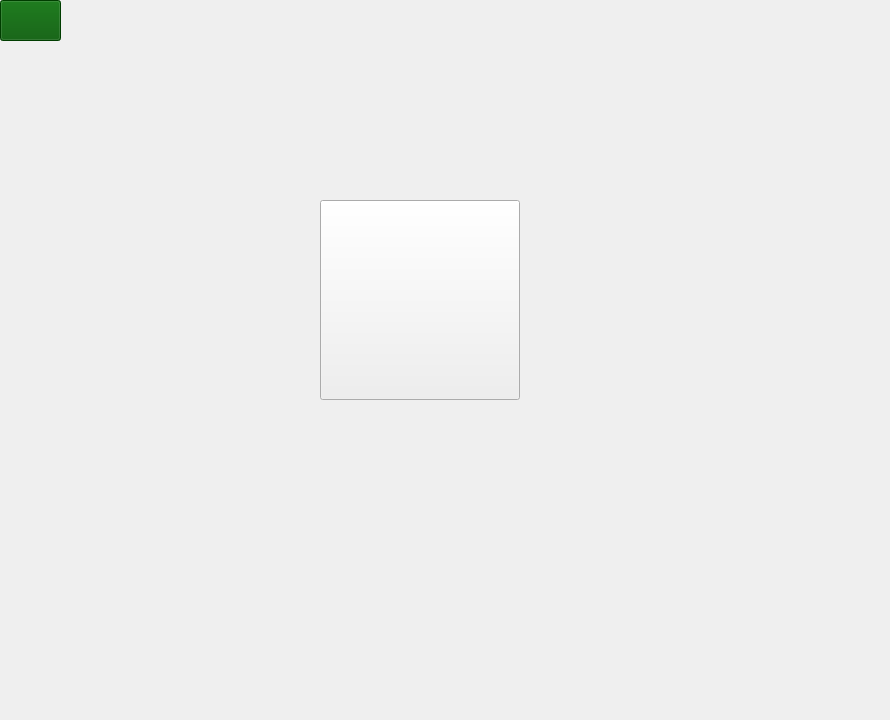
        <widget class="QWidget" name="GalleryFlying_Page">
         <widget class="QPushButton" name="pushButton_33">
          <property name="geometry">
           <rect>
            <x>320</x>
            <y>200</y>
            <width>200</width>
            <height>200</height>
           </rect>
          </property>
          <property name="text">
           <string/>
          </property>
         </widget>
         <widget class="QPushButton" name="Back_Btn_FlyingGallery">
          <property name="geometry">
           <rect>
            <x>0</x>
            <y>0</y>
            <width>61</width>
            <height>41</height>
           </rect>
          </property>
          <property name="cursor">
           <cursorShape>PointingHandCursor</cursorShape>
          </property>
          <property name="styleSheet">
           <string notr="true">
background-color: rgb(0, 85, 0);</string>
          </property>
          <property name="text">
           <string/>
          </property>
          <property name="icon">
           <iconset theme="QIcon::ThemeIcon::GoPrevious"/>
          </property>
          <property name="iconSize">
           <size>
            <width>35</width>
            <height>35</height>
           </size>
          </property>
         </widget>
         <widget class="QLabel" name="BackGround_Label_7">
          <property name="geometry">
           <rect>
            <x>0</x>
            <y>0</y>
            <width>881</width>
            <height>711</height>
           </rect>
          </property>
          <property name="text">
           <string/>
          </property>
          <property name="pixmap">
           <pixmap resource="backg.qrc">:/new/prefix1/Background3.jpg</pixmap>
          </property>
          <property name="scaledContents">
           <bool>true</bool>
          </property>
          <property name="alignment">
           <set>Qt::AlignmentFlag::AlignCenter</set>
          </property>
         </widget>
         <zorder>BackGround_Label_7</zorder>
         <zorder>pushButton_33</zorder>
         <zorder>Back_Btn_FlyingGallery</zorder>
        </widget>
